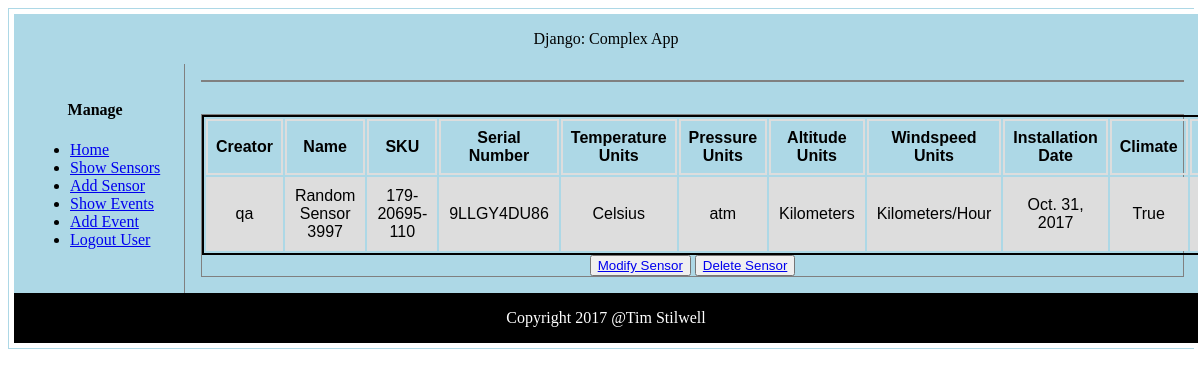
The page /complex/sensors/1/ (signed in) on the database its author committed.
### complex/models.py (models this page shows, shortened)
class Sensor(models.Model):
    FAHRENHEIT = 0
    CELSIUS = 1
    TEMPERATURE_UNITS = (
        (FAHRENHEIT, 'Fahrenheit'),
        (CELSIUS, 'Celsius')
    )
    PSI = 2
    ATM = 3
    PRESSURE_UNITS = (
        (PSI, 'psi'),
        (ATM, 'atm')
    )
    MILES = 4
    KILOMETERS = 5
    ALTITUDE_UNITS = (
        (MILES, 'Miles'),
        (KILOMETERS, 'Kilometers')
    )
    MILES_PER_HOUR = 6
    KILOMETERS_PER_HOUR = 7
    WINDSPEED_UNITS = (
        (MILES_PER_HOUR, 'Miles/Hour'),
        (KILOMETERS_PER_HOUR, 'Kilometers/Hour')
    )
    created_by = models.ForeignKey(User,
                                   on_delete=models.CASCADE)
    name = models.CharField(max_length=20,
                            null=False,
                            blank=False,
                            unique=False)
    sku = models.CharField(max_length=20,
                           null=False,
                           blank=False,
                           unique=False)
    serial_no = models.CharField(max_length=20,
                                 null=False,
                                 blank=False,
                                 unique=True)
    temp_units = models.SmallIntegerField(choices=TEMPERATURE_UNITS,
                                          default=CELSIUS)
    pressure_units = models.SmallIntegerField(choices=PRESSURE_UNITS,
                                              default=ATM)
    alt_units = models.SmallIntegerField(choices=ALTITUDE_UNITS,
                                         default=KILOMETERS)
    ws_units = models.SmallIntegerField(choices=WINDSPEED_UNITS,
                                         default=KILOMETERS_PER_HOUR)
    installed = models.DateField(auto_now_add=True)
    climate = models.BooleanField(default=True)
    camera = models.BooleanField(default=False)
    link = models.URLField(max_length=30,
                           null=True,
                           blank=False)
    ulink = models.URLField(max_length=30,
                            null=True,
                            blank=False)
    dlink = models.URLField(max_length=30,
                            null=True,
                            blank=False)
    class Meta:
        ordering = ['id']

### complex/views.py (the view, shortened to what this page needs)
class SensorDetailView(DetailView):
    context_object_name = 'sensor'
    http_method_not_allowed = ['delete', 'patch', 'post', 'put']
    model = Sensor
    template_name = 'complex/sensor_detail.html'
    def get_object(self, queryset=None):
        sensor = Sensor.objects.get(pk=self.kwargs['pk'],
                                    created_by=self.request.user)
        sensor.temp_units = sensor.get_temp_units_display()
        sensor.pressure_units = sensor.get_pressure_units_display()
        sensor.alt_units = sensor.get_alt_units_display()
        sensor.ws_units = sensor.get_ws_units_display()
        return sensor

### complex/templates/complex/sensor_detail.html
{% extends "complex/base.html" %}
{% block table %}
    <table id="detail">
        <tr>
            <th>Creator</th>
            <th>Name</th>
            <th>SKU</th>
            <th>Serial Number</th>
            <th>Temperature Units</th>
            <th>Pressure Units</th>
            <th>Altitude Units</th>
            <th>Windspeed Units</th>
            <th>Installation Date</th>
            <th>Climate</th>
            <th>Camera</th>
        </tr>
        <tr>
            <td>{{ sensor.created_by }}</td>
            <td>{{ sensor.name }}</td>
            <td>{{ sensor.sku }}</td>
            <td>{{ sensor.serial_no }}</td>
            <td>{{ sensor.temp_units }}</td>
            <td>{{ sensor.pressure_units }}</td>
            <td>{{ sensor.alt_units }}</td>
            <td>{{ sensor.ws_units }}</td>
            <td>{{ sensor.installed }}</td>
            <td>{{ sensor.climate }}</td>
            <td>{{ sensor.camera }}</td>
        </tr>
    </table>
    {% if sensor.name %}
        <button type="button">
            <a href="{{ sensor.ulink }}">Modify Sensor</a>
        </button>
        <button type="button">
            <a href="{{ sensor.dlink }}">Delete Sensor</a>
        </button>
    {% endif %}
{% endblock %}

### complex/static/css/complex/layout.css (style rules this page uses)
table { text-align: right; font-family: arial, sans-serif; font-style: 10px; border: 2px solid black; padding: none; margin: 0 auto 0 auto; }
td, th { border: 2px solid #dddddd; text-align: center; padding: 8px; }
tr:nth-child(even) { background-color: #dddddd; }

### rows shown on the page
Sensor: created_by "qa", name "Random Sensor 3997", sku "179-20695-110", serial_no "9LLGY4DU86", temp_units "Celsius", pressure_units "atm", alt_units "Kilometers", ws_units "Kilometers/Hour", installed "Oct. 31, 2017", climate "True"
